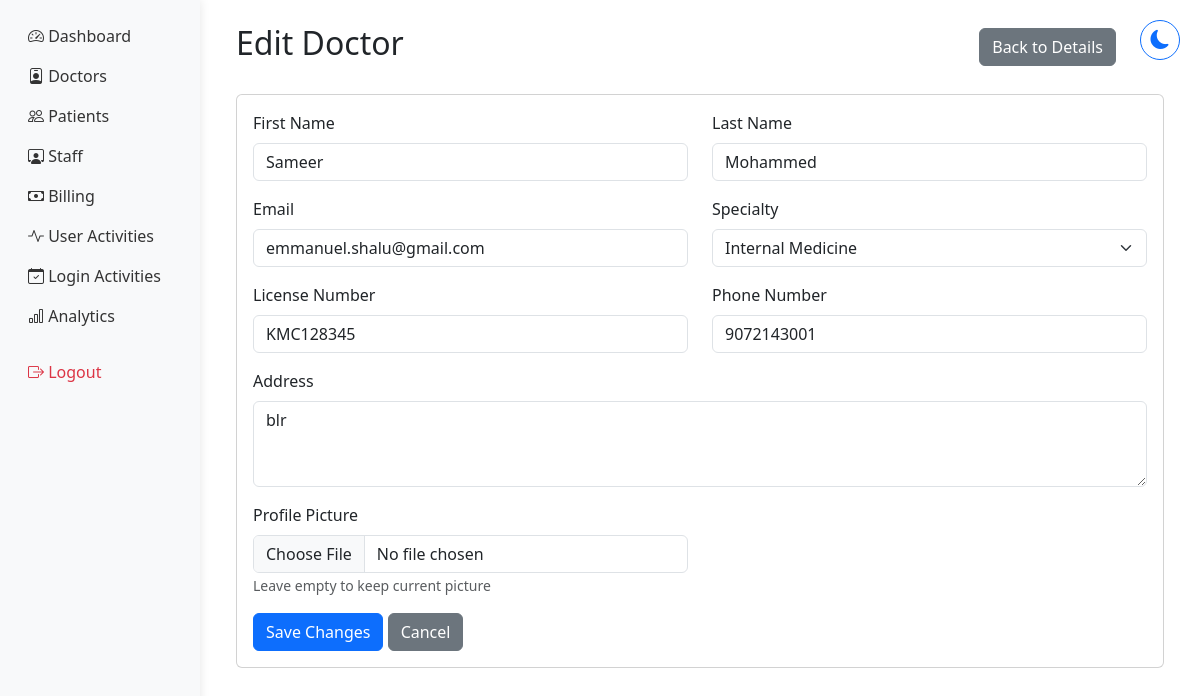
The app's page /hosp_admin/doctors/2/edit/ (signed in), older data.
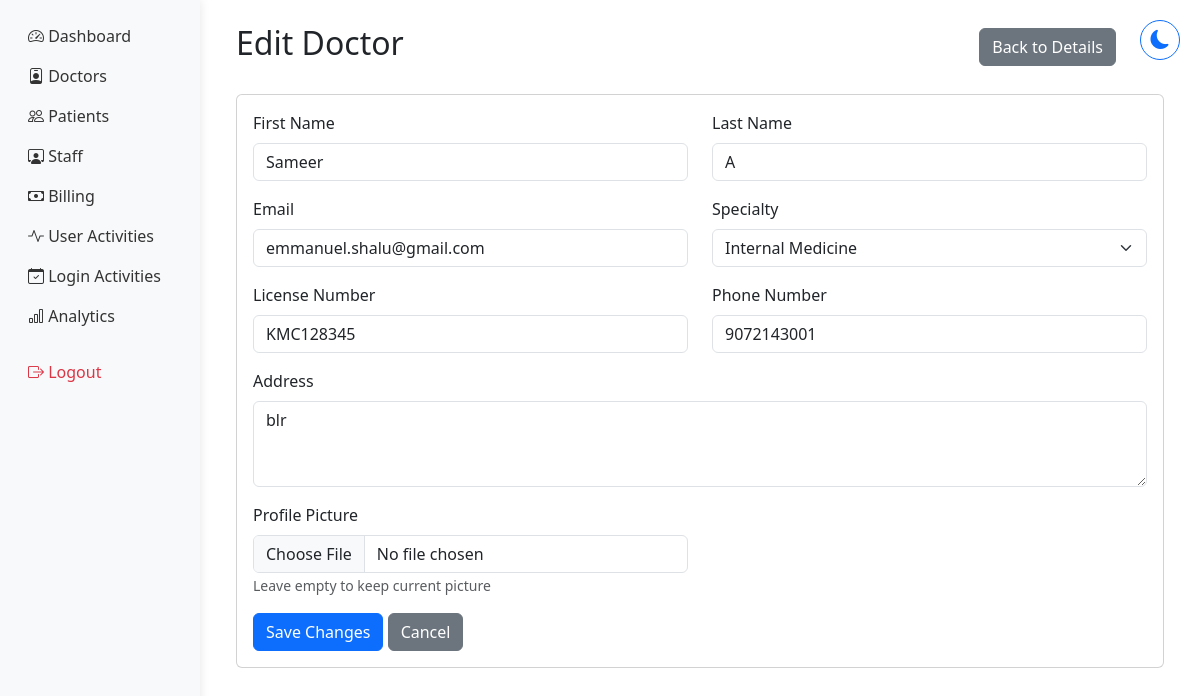
The same page, newer data.
### hmsapp/models.py (models this page shows, shortened)
class DoctorProfile(models.Model):
    user = models.OneToOneField(User, on_delete=models.CASCADE)
    specialty = models.ForeignKey('Specialty', on_delete=models.SET_NULL, null=True)
    license_number = models.CharField(max_length=50, unique=True)
    phone_number = models.CharField(max_length=15, validators=[phone_regex])
    address = models.TextField(blank=True)
    doctor_id = models.CharField(max_length=6, unique=True, blank=True)
    profile_picture = models.ImageField(
        upload_to='doctors/profile_pics/',
        null=True,
        blank=True,
        validators=[FileExtensionValidator(['jpg', 'jpeg', 'png'])]
    )
    google_calendar_enabled = models.BooleanField(default=False)
    google_calendar_credentials = models.JSONField(null=True, blank=True)
    created_at = models.DateTimeField(auto_now_add=True)
    updated_at = models.DateTimeField(auto_now=True)

class Specialty(models.Model):
    specialty_name = models.CharField(max_length=100)
    description = models.TextField(blank=True)
    class Meta:
        verbose_name_plural = "Specialties"

### hmsapp/views.py (the view, shortened to what this page needs)
# urls.py: path('hosp_admin/doctors/<int:doctor_id>/edit/', views.edit_doctor, name='edit_doctor'),
@login_required
@admin_required
def edit_doctor(request, doctor_id):
    doctor = get_object_or_404(DoctorProfile, id=doctor_id)
    specialties = Specialty.objects.all()
    context = {
        'doctor': doctor,
        'specialties': specialties
    }
    return render(request, 'hosp_admin/edit_doctor.html', context)

### hmsapp/context_processors.py (called while the page is built)
def base_template(request):
    if request.user.is_authenticated:
        if request.user.groups.filter(name='Doctors').exists():
            base_template = 'doctor/base_doctor.html'
        elif request.user.groups.filter(name='Administrators').exists():
            base_template = 'hosp_admin/base_admin.html'
        else:
            base_template = 'staff/base_staff.html'
    else:
        base_template = 'staff/base_staff.html'
    return {'base_template': base_template}

### hmsapp/templates/hosp_admin/edit_doctor.html (shortened to what the changed rows need)
{% extends 'hosp_admin/base_admin.html' %}
{% load static %}
{% block content %}
<div class="container py-4">
    <div class="d-flex justify-content-between align-items-center mb-4 me-5">
        <h2>Edit Doctor</h2>
    </div>
    <div class="card">
        <div class="card-body">
            <form method="POST" enctype="multipart/form-data">
                <div class="row mb-3">
                    <div class="col-md-6">
                        <label for="firstName" class="form-label">First Name</label>
                        <input type="text" class="form-control" id="firstName" name="first_name"
                               value="{{ doctor.user.first_name }}" required>
                    </div>
                    <div class="col-md-6">
                        <label for="lastName" class="form-label">Last Name</label>
                        <input type="text" class="form-control" id="lastName" name="last_name"
                               value="{{ doctor.user.last_name }}" required>
                    </div>
                </div>
                <div class="row mb-3">
                    <div class="col-md-6">
                        <label for="email" class="form-label">Email</label>
                        <input type="email" class="form-control" id="email" name="email"
                               value="{{ doctor.user.email }}" required>
                    </div>
                    <div class="col-md-6">
                        <label for="specialty" class="form-label">Specialty</label>
                        <select class="form-select" id="specialty" name="specialty" required>
                            {% for specialty in specialties %}
                            <option value="{{ specialty.id }}"
                                    {% if specialty.id == doctor.specialty.id %}selected{% endif %}>
                                {{ specialty.specialty_name }}
                            </option>
                            {% endfor %}
                        </select>
                    </div>
                </div>
                <div class="row mb-3">
                    <div class="col-md-6">
                        <label for="licenseNumber" class="form-label">License Number</label>
                        <input type="text" class="form-control" id="licenseNumber" name="license_number"
                               value="{{ doctor.license_number }}" required>
                    </div>
                    <div class="col-md-6">
                        <label for="phoneNumber" class="form-label">Phone Number</label>
                        <input type="tel" class="form-control" id="phoneNumber" name="phone_number"
                               value="{{ doctor.phone_number }}"
                               pattern="\+?1?\d{9,15}"
                               title="Phone number must be entered in the format: '+999999999'. Up to 15 digits allowed."
                               required>
                    </div>
                </div>
                <div class="row mb-3">
                    <div class="col-12">
                        <label for="address" class="form-label">Address</label>
                        <textarea class="form-control" id="address" name="address"
                                  rows="3">{{ doctor.address }}</textarea>
                    </div>
                </div>
            </form>
        </div>
    </div>
</div>
{% endblock %}

Row changes from the older to the newer data that the page shows:
changed DoctorProfile "KMC128345": last_name "Mohammed" → "A"
